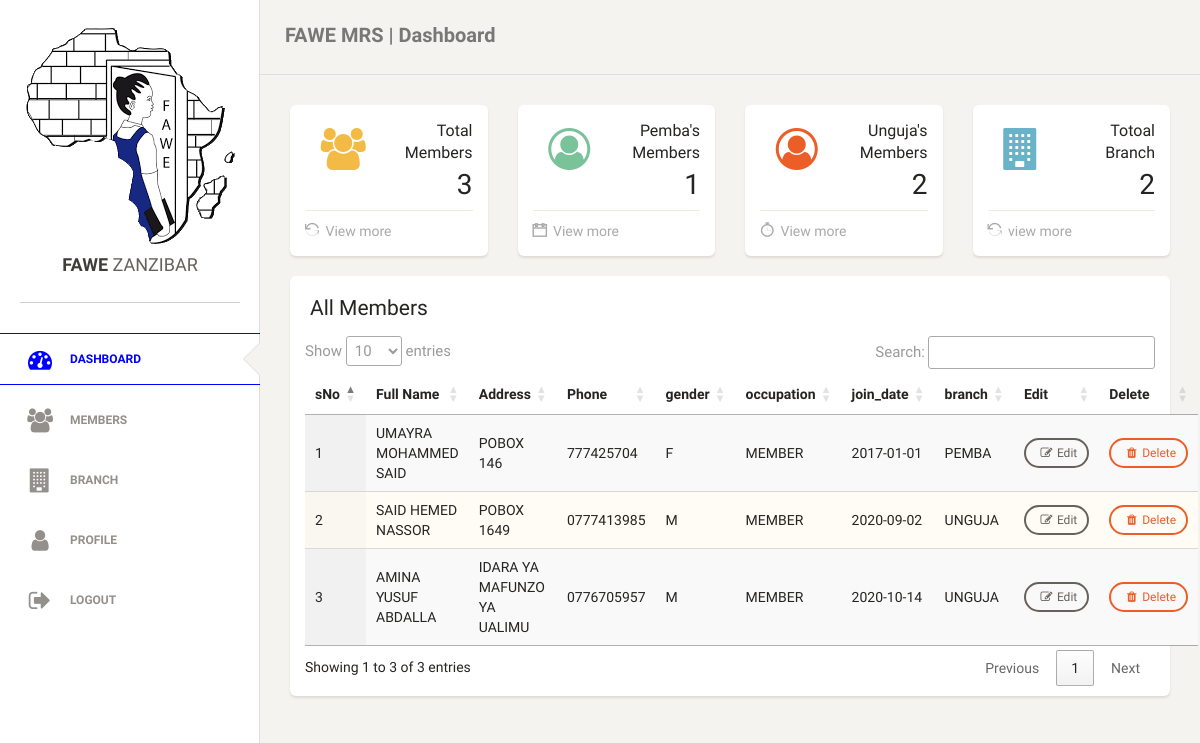
The page /dashboard.php (signed in) on the database its author committed.
### tables this page shows
CREATE TABLE `membership` (
  `member_id` int(11) NOT NULL,
  `fname` varchar(100) NOT NULL,
  `lname` varchar(100) NOT NULL,
  `address` varchar(100) NOT NULL,
  `phone_number` varchar(50) NOT NULL,
  `gender` char(1) NOT NULL,
  `occupation` varchar(100) NOT NULL,
  `join_date` date NOT NULL,
  `branch` int(11) NOT NULL,
  `status` varchar(50) NOT NULL DEFAULT 'member'
);

CREATE TABLE `branch` (
  `branch_id` int(11) NOT NULL,
  `branch_name` varchar(100) NOT NULL
);

### inc/Ecript_function.php (called while the page is built, shortened)
<?php
$ENCRYPTION_KEY = 'Fawe2020Secure';
$ENCRYPTION_ALGORITHM = 'AES-256-CBC';
function EncryptThis($ClearTextData) {
    global $ENCRYPTION_KEY;
    global $ENCRYPTION_ALGORITHM;
    $EncryptionKey = base64_decode($ENCRYPTION_KEY);
    $InitializationVector  = openssl_random_pseudo_bytes(openssl_cipher_iv_length($ENCRYPTION_ALGORITHM));
    $EncryptedText = openssl_encrypt($ClearTextData, $ENCRYPTION_ALGORITHM, $EncryptionKey, 0, $InitializationVector);
    return base64_encode($EncryptedText . '::' . $InitializationVector);
}
?>

### dashboard.php (the view, shortened to what this page needs)
<?php
include("connection.php");
include("inc/Ecript_function.php");
?>
<!doctype html>
<html lang="en">
<head>
  <link href="assets/css/bootstrap.min.css" rel="stylesheet" />
  <link href="assets/css/animate.min.css" rel="stylesheet"/>
  <link href="assets/css/paper-dashboard.css" rel="stylesheet"/>
  <link href="assets/css/demo.css" rel="stylesheet" />
  <link href="https://cdn.datatables.net/1.10.22/css/jquery.dataTables.min.css" rel="stylesheet" />
<link rel="stylesheet" href="lib/fonts/font-awesome-4.7.0/css/font-awesome.min.css">
  <link href="assets/css/themify-icons.css" rel="stylesheet">
</head>
<body>
<div class="wrapper">
      <?php
		include("inc/sidebar.php");
	  ?>
  <div class="main-panel">
    <nav class="navbar navbar-default">
      <div class="container-fluid">
        <div class="navbar-header">
          <a class="navbar-brand" href="#">FAWE MRS | Dashboard</a>
        </div>
	  </div>
    </nav>
    <div class="content">
      <div class="container-fluid">
        <div class="row">
          <div class="col-lg-3 col-sm-6">
            <div class="card">
              <div class="content">
                <div class="row">
                  <div class="col-xs-5">
                    <div class="icon-big icon-warning text-center">
                      <i class="fa fa-users"></i>
                    </div>
                  </div>
                  <div class="col-xs-7">
                    <div class="numbers">
                      <p>Total Members</p>
                      <?php
							$sq="SELECT count(*)from membership where status='member'";
							$result = $conn->query($sq);
							echo $number_of_rows = $result->fetchColumn();
						?>
                    </div>
                  </div>
                </div>
                <div class="footer">
                  <hr />
                  <div class="stats">
                    <i class="ti-reload"></i> View more
                  </div>
                </div>
              </div>
            </div>
          </div>
          <div class="col-lg-3 col-sm-6">
            <div class="card">
              <div class="content">
                <div class="row">
                  <div class="col-xs-5">
                    <div class="icon-big icon-success text-center">
                      <i class="fa fa-user-circle-o"></i>
                    </div>
                  </div>
                  <div class="col-xs-7">
                    <div class="numbers">
                      <p>Pemba's Members</p>
                      <?php
							$sq="SELECT count(*)from branch b, membership m where b.branch_id=m.branch and branch_name='pemba' and status='member'";
							$result = $conn->query($sq);
							echo $number_of_rows = $result->fetchColumn();
						?>
                    </div>
                  </div>
                </div>
                <div class="footer">
                  <hr />
                  <div class="stats">
                    <i class="ti-calendar"></i> View more
                  </div>
                </div>
              </div>
            </div>
          </div>
          <div class="col-lg-3 col-sm-6">
            <div class="card">
              <div class="content">
                <div class="row">
                  <div class="col-xs-5">
                    <div class="icon-big icon-danger text-center">
                      <i class="fa fa-user-circle-o"></i>
                    </div>
                  </div>
                  <div class="col-xs-7">
                    <div class="numbers">
                      <p>Unguja's Members</p>
                      <?php
							$sq="SELECT count(*)from branch b, membership m where b.branch_id=m.branch and branch_name='unguja' and status='member'";
							$result = $conn->query($sq);
							echo $number_of_rows = $result->fetchColumn();
						?>
                    </div>
                  </div>
                </div>
                <div class="footer">
                  <hr />
                  <div class="stats">
                    <i class="ti-timer"></i> View more
                  </div>
                </div>
              </div>
            </div>
          </div>
          <div class="col-lg-3 col-sm-6">
            <div class="card">
              <div class="content">
                <div class="row">
                  <div class="col-xs-5">
                    <div class="icon-big icon-info text-center">
                      <i class="fa fa-building"></i>
                    </div>
                  </div>
                  <div class="col-xs-7">
                    <div class="numbers">
                      <p>Totoal Branch</p>
                      <?php
							$sq="SELECT count(*)from branch ";
							$result = $conn->query($sq);
							echo $number_of_rows = $result->fetchColumn();
						?>
                    </div>
                  </div>
                </div>
                <div class="footer">
                  <hr />
                  <div class="stats">
                    <i class="ti-reload"></i> view more
                  </div>
                </div>
              </div>
            </div>
          </div>
        </div>
        <div class="row">
          <div class="col-md-12">
            <div class="card">
              <div class="header">
                <h4 class="title">All Members</h4>
              </div>
              <div class="content">
                <div class="container-fluid">
					<div class="row">
						<div class="table-responsive">
						<table id="example" class="display table-striped table-condensed" style="width:100%">
								<thead>
									<tr>
										<th>sNo</th>
										<th>Full Name</th>
										<th>Address</th>
										<th>Phone</th>
										<th>gender</th>
										<th>occupation</th>
										<th>join_date</th>
										<th>branch</th>
										<th>Edit</th>
										<th>Delete</th>
									</tr>
								</thead>
								<tbody>
								<?php
										$n=1;
										$sql="select * from membership m,branch b where b.branch_id=m.branch and status='member'";
										$st=$conn->query($sql);
										while($row=$st->fetch(PDO::FETCH_ASSOC)){
									?>
									<tr>
										<td><?php echo $n; ?></td>
										<td><?php echo strtoupper($row['fname']." ".$row['lname']); ?></td>
										<td><?php echo strtoupper($row['address']); ?></td>
										<td><?php echo strtoupper($row['phone_number']); ?></td>
										<td><?php echo strtoupper($row['gender']); ?></td>
										<td><?php echo strtoupper($row['occupation']); ?></td>
										<td><?php echo strtoupper($row['join_date']);?></td>
										<td><?php echo strtoupper($row['branch_name']);?></td>
										<td><a class="btn btn-sm btn-sucess" href="edit_member.php?id=<?php  echo EncryptThis($row['member_id']); ?>"><i class="fa fa-edit"></i>Edit</a></td>
										<td><a onclick="return confirm('Are you Sure?')" class="btn btn-sm btn-danger" href="delete_member.php?id=<?php echo EncryptThis($row['member_id']); ?>"><i class="fa fa-trash"></i>Delete</a></td>
									</tr>
										<?php
										$n++;
										} ?>
								</tbody>
							</table>
						</div>
					</div>
				</div>
              </div>
            </div>
          </div>
        </div>
      </div>
    </div>
  </div>
</div>
</body>
</html>

### inc/sidebar.php
<div class="sidebar" data-background-color="white" data-active-color="primary">
<div class="sidebar-wrapper">
      <div class="logo">
        <a href="#" class="simple-text">
		<img src="assets/img/logo.gif" />
         <strong> FAWE </strong> Zanzibar
        </a>
      </div>
<ul class="nav">
        <li <?php if($_SESSION['active']=="home"){ echo 'class="active"'; } ?>>
          <a href="dashboard.php">
            <i class="fa fa-dashboard"></i>
            <p>Dashboard</p>
          </a>
        </li>
        <li <?php if($_SESSION['active']=="members"){ echo 'class="active"'; } ?>>
          <a href="members.php">
            <i class="fa fa-users"></i>
            <p>Members</p>
          </a>
        </li>
		<li <?php if($_SESSION['active']=="branch"){ echo 'class="active"'; } ?>>
          <a href="branch.php">
            <i class="fa fa-building"></i>
            <p>Branch</p>
          </a>
        </li>
        <li>
          <a href="#">
            <i class="fa fa-user"></i>
            <p>Profile</p>
          </a>
        </li>
        <li>
          <a href="logout.php" onclick="return confirm('Are you sure?')">
            <i class="fa fa-sign-out"></i>
            <p>Logout</p>
          </a>
        </li>
      </ul>
	  </div>
</div>

### rows shown on the page
membership: fname+lname "UMAYRA MOHAMMED SAID", address "POBOX 146", phone_number "777425704", gender "F", occupation "MEMBER", join_date "2017-01-01", branch.branch_name "PEMBA"
membership: fname+lname "SAID HEMED NASSOR", address "POBOX 1649", phone_number "0777413985", gender "M", occupation "MEMBER", join_date "2020-09-02", branch.branch_name "UNGUJA"
membership: fname+lname "AMINA YUSUF ABDALLA", address "IDARA YA MAFUNZO YA UALIMU", phone_number "0776705957", gender "M", occupation "MEMBER", join_date "2020-10-14", branch.branch_name "UNGUJA"

### other values the page prints
$number_of_rows = $result->fetchColumn() "3"
$number_of_rows = $result->fetchColumn() "1"
$number_of_rows = $result->fetchColumn() "2"
